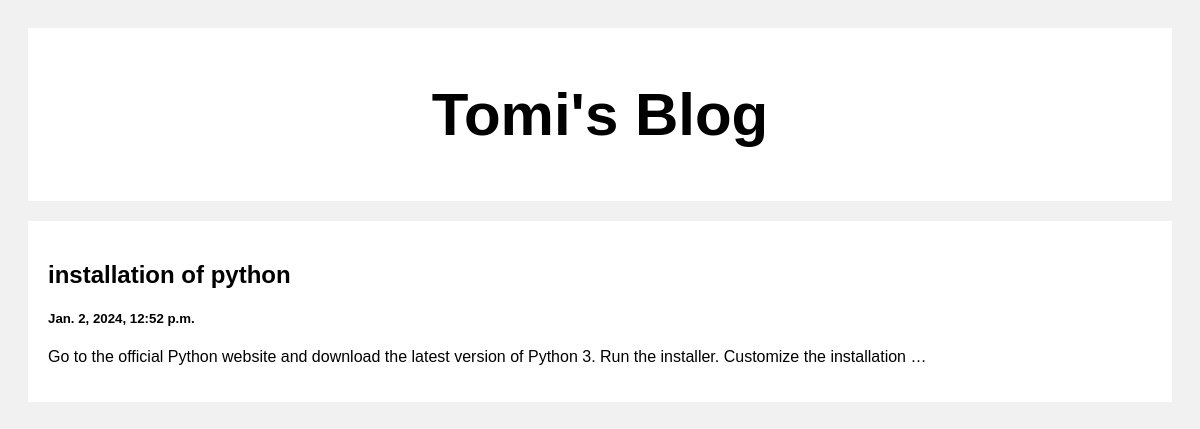
Screenshot of /post/3 with the database file from the repository.
### posts/models.py (models this page shows)
class Post(models.Model):
    title=models.CharField(max_length=100)
    body=models.CharField(max_length=100000)
    created_at=models.DateTimeField(default=datetime.now,blank=True)

### posts/views.py (the view)
# urls.py: path('post/<str:pk>',views.post,name='post')
def post(request,pk):
    posts=Post.objects.get(id=pk)
    return render(request,'posts.html',{'posts':posts})

### templates/posts.html (shortened to what this page needs)
<!DOCTYPE html>
<html>
<head>
</head>
<body>
<div class="header">
  <h2>Tomi's Blog</h2>
</div>
<div class="row">
  <div class="leftcolumn">
    <div class="card">
        <h2>{{posts.title}}</h2>
        <h5>{{posts.created_at}}</h5>
        <p>{{posts.body|truncatewords:20}}</p>
    </div>
  </div>
</div>
</body>
</html>

### templates/posts.html (style rules this page uses)
* { box-sizing: border-box; }
body { font-family: Arial; padding: 20px; background: #f1f1f1; }
.header { padding: 2px; font-size: 40px; text-align: center; background: white; }
.leftcolumn { float: left; width: 100%; }
.card { background-color: white; padding: 20px; margin-top: 20px; }
.row:after { content: ""; display: table; clear: both; }

### rows the page displays
Post: title "installation of python", created_at "Jan. 2, 2024, 12:52 p.m.", body "Go to the official Python website and download the latest version of Python 3. Run the installer. Customize the installation …"
